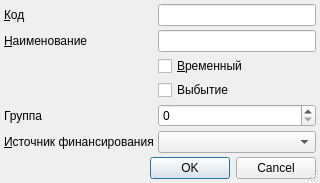
<?xml version="1.0" encoding="UTF-8"?>
<ui version="4.0">
 <class>ItemEditorDialog</class>
 <widget class="QDialog" name="ItemEditorDialog">
  <property name="geometry">
   <rect>
    <x>0</x>
    <y>0</y>
    <width>320</width>
    <height>178</height>
   </rect>
  </property>
  <property name="windowTitle">
   <string>ChangeMe!</string>
  </property>
  <property name="sizeGripEnabled">
   <bool>true</bool>
  </property>
  <layout class="QGridLayout">
   <property name="margin">
    <number>4</number>
   </property>
   <property name="spacing">
    <number>4</number>
   </property>
   <item row="3" column="1">
    <widget class="QCheckBox" name="chkOutcome">
     <property name="text">
      <string>Выбытие</string>
     </property>
    </widget>
   </item>
   <item row="0" column="0">
    <widget class="QLabel" name="lblCode">
     <property name="text">
      <string>&amp;Код</string>
     </property>
     <property name="buddy">
      <cstring>edtCode</cstring>
     </property>
    </widget>
   </item>
   <item row="0" column="1">
    <widget class="QLineEdit" name="edtCode"/>
   </item>
   <item row="5" column="1">
    <widget class="CRBComboBox" name="cmbFinance"/>
   </item>
   <item row="5" column="0">
    <widget class="QLabel" name="lblFinance">
     <property name="text">
      <string>&amp;Источник финансирования</string>
     </property>
     <property name="buddy">
      <cstring>cmbFinance</cstring>
     </property>
    </widget>
   </item>
   <item row="1" column="1">
    <widget class="QLineEdit" name="edtName"/>
   </item>
   <item row="2" column="1">
    <widget class="QCheckBox" name="checkBox">
     <property name="text">
      <string>&amp;Временный</string>
     </property>
    </widget>
   </item>
   <item row="1" column="0">
    <widget class="QLabel" name="lblName">
     <property name="text">
      <string>&amp;Наименование</string>
     </property>
     <property name="buddy">
      <cstring>edtName</cstring>
     </property>
    </widget>
   </item>
   <item row="6" column="0">
    <spacer>
     <property name="orientation">
      <enum>Qt::Vertical</enum>
     </property>
     <property name="sizeHint" stdset="0">
      <size>
       <width>103</width>
       <height>16</height>
      </size>
     </property>
    </spacer>
   </item>
   <item row="7" column="0" colspan="2">
    <widget class="QDialogButtonBox" name="buttonBox">
     <property name="orientation">
      <enum>Qt::Horizontal</enum>
     </property>
     <property name="standardButtons">
      <set>QDialogButtonBox::Cancel|QDialogButtonBox::Ok</set>
     </property>
    </widget>
   </item>
   <item row="4" column="0">
    <widget class="QLabel" name="lblGroup">
     <property name="text">
      <string>Группа</string>
     </property>
     <property name="buddy">
      <cstring>edtGroup</cstring>
     </property>
    </widget>
   </item>
   <item row="4" column="1">
    <widget class="QSpinBox" name="edtGroup">
     <property name="toolTip">
      <string>Прикрепления с одинаковым номером группы являются взаимоисключающими. При создании нового прикрепления предыдущие действующие прикрепления автоматически открепляются с датой открепления, равной дате нового прикрепления.</string>
     </property>
    </widget>
   </item>
  </layout>
 </widget>
 <customwidgets>
  <customwidget>
   <class>CRBComboBox</class>
   <extends>QComboBox</extends>
   <header>library/crbcombobox.h</header>
  </customwidget>
 </customwidgets>
 <tabstops>
  <tabstop>edtCode</tabstop>
  <tabstop>edtName</tabstop>
  <tabstop>checkBox</tabstop>
  <tabstop>chkOutcome</tabstop>
  <tabstop>edtGroup</tabstop>
  <tabstop>cmbFinance</tabstop>
  <tabstop>buttonBox</tabstop>
 </tabstops>
 <resources/>
 <connections>
  <connection>
   <sender>buttonBox</sender>
   <signal>accepted()</signal>
   <receiver>ItemEditorDialog</receiver>
   <slot>accept()</slot>
   <hints>
    <hint type="sourcelabel">
     <x>162</x>
     <y>173</y>
    </hint>
    <hint type="destinationlabel">
     <x>117</x>
     <y>106</y>
    </hint>
   </hints>
  </connection>
  <connection>
   <sender>buttonBox</sender>
   <signal>rejected()</signal>
   <receiver>ItemEditorDialog</receiver>
   <slot>reject()</slot>
   <hints>
    <hint type="sourcelabel">
     <x>242</x>
     <y>173</y>
    </hint>
    <hint type="destinationlabel">
     <x>247</x>
     <y>107</y>
    </hint>
   </hints>
  </connection>
 </connections>
</ui>
